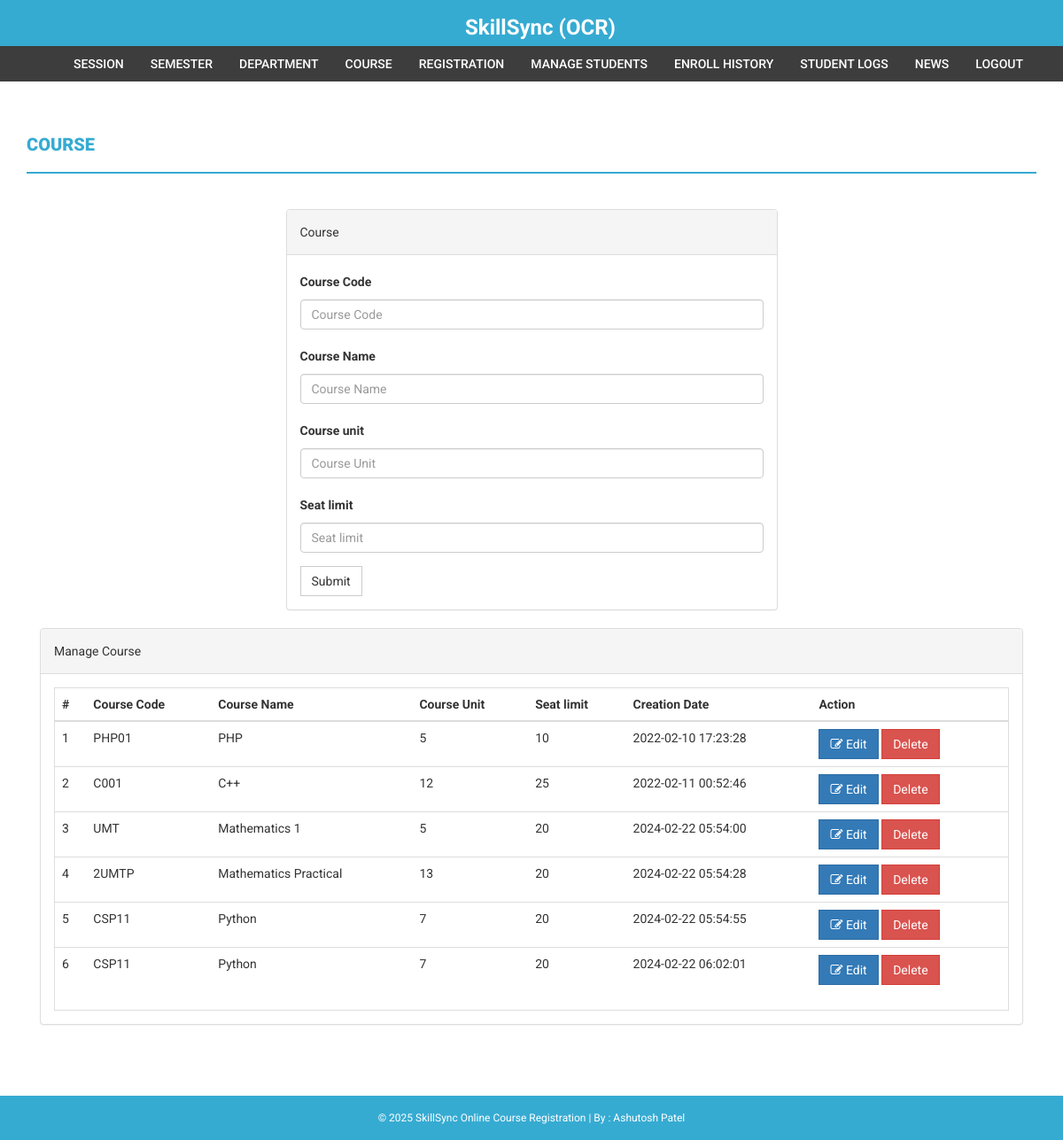
Page /admin/course.php (signed in) on the committed database.
### tables this page shows
CREATE TABLE `course` (
  `id` int(11) NOT NULL,
  `courseCode` varchar(255) DEFAULT NULL,
  `courseName` varchar(255) DEFAULT NULL,
  `courseUnit` varchar(255) DEFAULT NULL,
  `noofSeats` int(11) DEFAULT NULL,
  `creationDate` timestamp NULL DEFAULT current_timestamp(),
  `updationDate` varchar(255) DEFAULT NULL
);

### admin/course.php (the view, shortened to what this page needs)
<?php
if(strlen($_SESSION['alogin'])==0)
    {
header('location:index.php');
}
else{
?>
<!DOCTYPE html>
<html xmlns="http://www.w3.org/1999/xhtml">
<head>
    <link href="../assets/css/bootstrap.css" rel="stylesheet" />
    <link href="../assets/css/font-awesome.css" rel="stylesheet" />
    <link href="../assets/css/style.css" rel="stylesheet" />
</head>
<body>
<?php include('includes/header.php');?>
<?php if($_SESSION['alogin']!="")
{
 include('includes/menubar.php');
}
 ?>
    <div class="content-wrapper">
        <div class="container">
              <div class="row">
                    <div class="col-md-12">
                        <h1 class="page-head-line">Course  </h1>
                    </div>
                </div>
                <div class="row" >
                  <div class="col-md-3"></div>
                    <div class="col-md-6">
                        <div class="panel panel-default">
                        <div class="panel-heading">
                           Course
                        </div>
                        <div class="panel-body">
                       <form name="dept" method="post">
   <div class="form-group">
    <label for="coursecode">Course Code  </label>
    <input type="text" class="form-control" id="coursecode" name="coursecode" placeholder="Course Code" required />
  </div>
 <div class="form-group">
    <label for="coursename">Course Name  </label>
    <input type="text" class="form-control" id="coursename" name="coursename" placeholder="Course Name" required />
  </div>
<div class="form-group">
    <label for="courseunit">Course unit  </label>
    <input type="text" class="form-control" id="courseunit" name="courseunit" placeholder="Course Unit" required />
  </div>
<div class="form-group">
    <label for="seatlimit">Seat limit  </label>
    <input type="text" class="form-control" id="seatlimit" name="seatlimit" placeholder="Seat limit" required />
  </div>
 <button type="submit" name="submit" class="btn btn-default">Submit</button>
</form>
                            </div>
                            </div>
                    </div>
                </div>
                <div class="col-md-12">
                    <div class="panel panel-default">
                        <div class="panel-heading">
                            Manage Course
                        </div>
                        <div class="panel-body">
                            <div class="table-responsive table-bordered">
                                <table class="table">
                                    <thead>
                                        <tr>
                                            <th>#</th>
                                            <th>Course Code</th>
                                            <th>Course Name </th>
                                            <th>Course Unit</th>
                                            <th>Seat limit</th>
                                             <th>Creation Date</th>
                                             <th>Action</th>
                                        </tr>
                                    </thead>
                                    <tbody>
<?php
$sql=mysqli_query($con,"select * from course");
$cnt=1;
while($row=mysqli_fetch_array($sql))
{
?>
                                        <tr>
                                            <td><?php echo $cnt;?></td>
                                            <td><?php echo htmlentities($row['courseCode']);?></td>
                                            <td><?php echo htmlentities($row['courseName']);?></td>
                                            <td><?php echo htmlentities($row['courseUnit']);?></td>
                                             <td><?php echo htmlentities($row['noofSeats']);?></td>
                                            <td><?php echo htmlentities($row['creationDate']);?></td>
                                            <td>
                                            <a href="edit-course.php?id=<?php echo $row['id']?>">
<button class="btn btn-primary"><i class="fa fa-edit "></i> Edit</button> </a>
  <a href="course.php?id=<?php echo $row['id']?>&del=delete" onClick="return confirm('Are you sure you want to delete?')">
                                            <button class="btn btn-danger">Delete</button>
</a>
                                            </td>
                                        </tr>
<?php
$cnt++;
} ?>
                                    </tbody>
                                </table>
                            </div>
                        </div>
                    </div>
                </div>
            </div>
        </div>
  <?php include('includes/footer.php');?>
</body>
</html>
<?php } ?>

### admin/includes/header.php (shortened to what this page needs)
<div class="navbar navbar-inverse set-radius-zero">
    <div class="container">
        <div class="navbar-header">
            <a class="navbar-brand" href="#" style="color:#fff; font-size:24px;4px; line-height:0px; "><b>
        </div>
        <center>SkillSync (OCR)</b></a>
        </center>
    </div>
</div>

### admin/includes/menubar.php
<section class="menu-section">
        <div class="container">
            <div class="row">
                <div class="col-md-12">
                    <div class="navbar-collapse collapse ">
                        <ul id="menu-top" class="nav navbar-nav navbar-right">
                            <li><a href="session.php">Session</a></li>
                            <li><a href="semester.php">Semester </a></li>
                            <li><a   href="department.php">Department</a></li>
                            <li><a href="course.php">Course</a></li>
                            <li><a href="student-registration.php">Registration</a></li>
                            <li><a href="manage-students.php">Manage Students</a></li>
                            <li><a href="enroll-history.php">Enroll History</a></li>
                            <li><a href="user-log.php">Student Logs </a></li>
                            <li><a href="news.php">News </a></li>
                            <li><a href="logout.php">Logout</a></li>
                        </ul>
                    </div>
                </div>
            </div>
        </div>
    </section>

### admin/includes/footer.php
<footer>
        <div class="container">
            <div class="row">
                <div class="col-md-12"><center>
                    &copy; <?php echo date('Y');?> SkillSync Online Course Registration | By : Ashutosh Patel
</center></div>
            </div>
        </div>
    </footer>

### assets/css/style.css (style rules this page uses)
body { font-family: 'Roboto', sans-serif; line-height: 30px; }
.set-radius-zero { border-radius: 0px; -moz-border-radius: 0px; -webkit-border-radius: 0px; }
.content-wrapper { margin-top: 40px; min-height: 600px; padding-bottom: 60px; }
.page-head-line { font-weight: 900; padding-bottom: 20px; border-bottom: 2px solid #36abd2; text-transform: uppercase; color: #36abd2; font-size: 20px; margin-bottom: 40px; }
.btn { border-radius: 0px; -webkit-border-radius: 0px; -moz-border-radius: 0px; }
.navbar-brand { width: 250px; padding-top: 30px; }
.menu-section { background-color: #3D3D3D; }
#menu-top a { color: #FFF; text-decoration: none; font-weight: 500; padding: 10px 15px 10px 15px; text-transform: uppercase; }
.navbar-inverse { background-color: #36abd2; border-color: transparent; }
.navbar { margin-bottom: 0px; }
footer { padding: 10px; color: #fff; font-size: 12px; background-color: #36abd2; }

### rows in the picture
course: courseCode "PHP01", courseName "PHP", courseUnit "5", noofSeats "10", creationDate "2022-02-10 17:23:28"
course: courseCode "C001", courseName "C++", courseUnit "12", noofSeats "25", creationDate "2022-02-11 00:52:46"
course: courseCode "UMT", courseName "Mathematics 1", courseUnit "5", noofSeats "20", creationDate "2024-02-22 05:54:00"
course: courseCode "2UMTP", courseName "Mathematics Practical", courseUnit "13", noofSeats "20", creationDate "2024-02-22 05:54:28"
course: courseCode "CSP11", courseName "Python", courseUnit "7", noofSeats "20", creationDate "2024-02-22 05:54:55"
course: courseCode "CSP11", courseName "Python", courseUnit "7", noofSeats "20", creationDate "2024-02-22 06:02:01"
